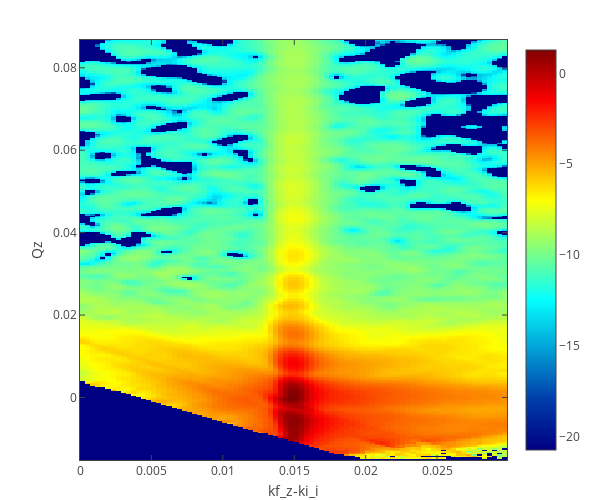

Notebook source saved alongside this figure:
### Code cell
filepath = '/SNS/users/m2d/git/reflectivity_ui/test/comparison/v2/REF_M_30806+30807+30808_OffSpecSmooth_Off_Off_set_1.dat'
dk_v2, qz_v2, off_spec_v2 = load_data(filepath, ncols=3)

plot_heatmap(qz, dk, np.log(off_spec), x_title='kf_z-ki_i', y_title='Qz', surface=False,
                 x_log=False, y_log=False)

### Figure 1 — Plotly figure (JSON) as saved in the notebook; plotly's stock layout.template omitted (floating-point values rounded to 4 significant figures; data arrays with more than 128 entries replaced by an {"elided": "..."} marker saying what was removed)
{"data": [{"autocolorscale": false, "colorscale": [[0, "rgb(0,0,131)"], [0.125, "rgb(0,60,170)"], [0.375, "rgb(5,255,255)"], [0.625, "rgb(255,255,0)"], [0.875, "rgb(250,0,0)"], [1, "rgb(128,0,0)"]], "hoverinfo": "x+y+z", "type": "heatmap", "uid": "f2021033-2f6c-4c6b-97f9-737e1cc405b6", "x": {"elided": "282 float values"}, "y": [-0.015, -0.01464, -0.01428, -0.01392, -0.01355, -0.01319, -0.01283, -0.01247, -0.01211, -0.01175, -0.01139, -0.01102, -0.01066, -0.0103, -0.00994, -0.009578, -0.009217, -0.008855, -0.008494, -0.008133, -0.007771, -0.00741, -0.007048, -0.006687, -0.006325, -0.005964, -0.005602, -0.005241, -0.00488, -0.004518, -0.004157, -0.003795, -0.003434, -0.003072, -0.002711, -0.002349, -0.001988, -0.001627, -0.001265, -0.0009036, -0.0005422, -0.0001807, 0.0001807, 0.0005422, 0.0009036, 0.001265, 0.001627, 0.001988, 0.002349, 0.002711, 0.003072, 0.003434, 0.003795, 0.004157, 0.004518, 0.00488, 0.005241, 0.005602, 0.005964, 0.006325, 0.006687, 0.007048, 0.00741, 0.007771, 0.008133, 0.008494, 0.008855, 0.009217, 0.009578, 0.00994, 0.0103, 0.01066, 0.01102, 0.01139, 0.01175, 0.01211, 0.01247, 0.01283, 0.01319, 0.01355, 0.01392, 0.01428, 0.01464, 0.015], "z": {"elided": "282x84 float values"}}], "layout": {"autosize": true, "bargap": 0, "height": 500, "hovermode": "closest", "margin": {"b": 40, "l": 80, "r": 40, "t": 40}, "showlegend": false, "width": 600, "xaxis": {"exponentformat": "power", "mirror": "all", "showexponent": "all", "showgrid": true, "showline": true, "ticks": "inside", "title": "kf_z-ki_i", "zeroline": false}, "yaxis": {"exponentformat": "power", "mirror": "all", "showexponent": "all", "showgrid": true, "showline": true, "ticks": "inside", "title": "Qz", "zeroline": false}}}
